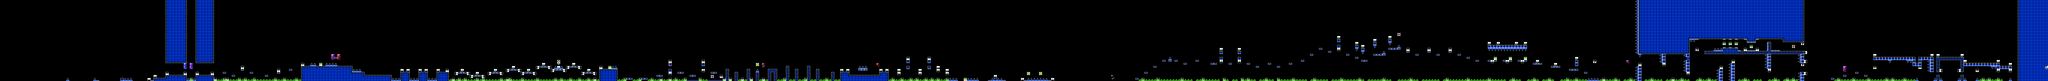

This is a level from a 2D game, rendered from its Tiled map with the project's own tilesets. A one-line summary and the map file follow, with tile-layer data summarised:
An orthogonal 680x27 tile map with 16x16 px tiles, 2 tile layers (SP, ...), 2 hidden layers not drawn, 2 tilesets.

<map version="1.10" tiledversion="1.11.2" orientation="orthogonal" renderorder="right-down" width="680" height="27" tilewidth="16" tileheight="16" infinite="0" nextlayerid="5" nextobjectid="1">
 <editorsettings>
  <chunksize width="16" height="27" />
  <export target="../LEVEL DATA/ultiatedestruction.csv" format="csv" />
 </editorsettings>
 <tileset firstgid="1" name="famidash" tilewidth="16" tileheight="16" tilecount="256" columns="16">
  <image source="../../../GRAPHICS/famidash.bmp" width="256" height="256" />
 </tileset>
 <tileset firstgid="257" name="sprites" tilewidth="16" tileheight="16" tilecount="256" columns="16">
  <image source="../../../GRAPHICS/sprites.png" width="256" height="256" />
 </tileset>
 <imagelayer id="3" name="Image Layer 1" visible="0" offsetx="0" offsety="-208" parallaxx="0.9" parallaxy="0.9" repeatx="1" repeaty="1">
  <image source="../../../GRAPHICS/Old/parallax Blue.bmp" width="144" height="72" />
 </imagelayer>
 <imagelayer id="4" name="Image Layer 2" visible="0" offsetx="0" offsety="432" repeatx="1">
  <image source="../../../GRAPHICS/ground.bmp" width="64" height="128" />
 </imagelayer>
 <layer id="1" width="680" height="27">
  <data>[18360 cells, 18342 non-empty, 37 distinct tile ids]</data>
 </layer>
 <layer id="2" name="SP" width="680" height="27">
  <data>[18360 cells, 245 non-empty, 34 distinct tile ids]</data>
 </layer>
</map>
